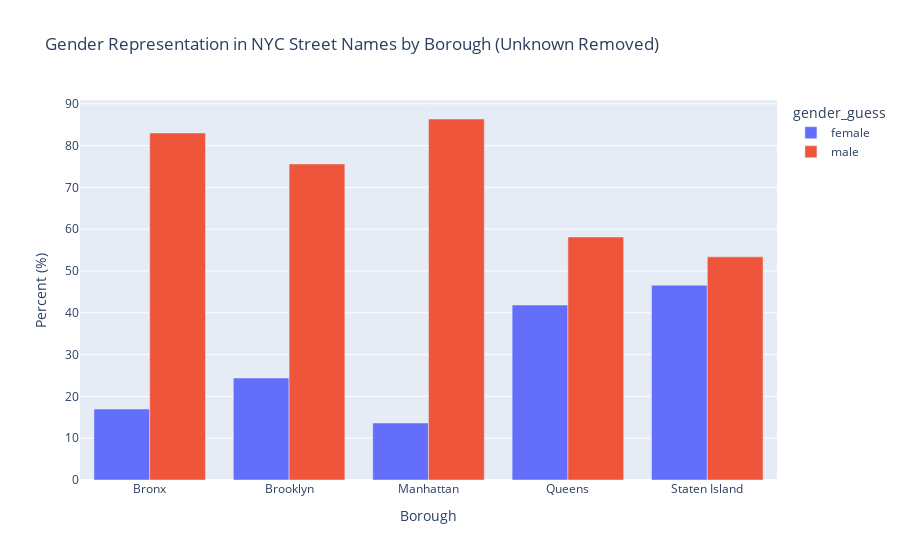

The notebook cell this image was saved under:
### Markdown cell above
## **Step 11: Borough Comparison Plot**

### Code cell
fig = px.bar(
    borough_gender,
    x="borough",
    y="pct_of_boro",
    color="gender_guess",
    barmode="group",
    title="Gender Representation in NYC Street Names by Borough (Unknown Removed)",
    labels={"pct_of_boro": "Percent of Gendered Street Names", "borough": "Borough"},
    hover_data=["street_count", "boro_total"]
)

fig.update_layout(yaxis_title="Percent (%)")
fig.show()

### Figure 1 — Plotly figure (JSON) as saved in the notebook; plotly's stock layout.template omitted (floating-point values rounded to 4 significant figures)
{"data": [{"alignmentgroup": "True", "customdata": [[9, 53], [10, 41], [6, 44], [18, 43], [62, 133]], "hovertemplate": "gender_guess=female<br>Borough=%{x}<br>Percent of Gendered Street Names=%{y}<br>street_count=%{customdata[0]}<br>boro_total=%{customdata[1]}<extra></extra>", "legendgroup": "female", "marker": {"color": "#636efa", "pattern": {"shape": ""}}, "name": "female", "offsetgroup": "female", "orientation": "v", "showlegend": true, "textposition": "auto", "type": "bar", "x": ["Bronx", "Brooklyn", "Manhattan", "Queens", "Staten Island"], "xaxis": "x", "y": [16.98, 24.39, 13.64, 41.86, 46.62], "yaxis": "y"}, {"alignmentgroup": "True", "customdata": [[44, 53], [31, 41], [38, 44], [25, 43], [71, 133]], "hovertemplate": "gender_guess=male<br>Borough=%{x}<br>Percent of Gendered Street Names=%{y}<br>street_count=%{customdata[0]}<br>boro_total=%{customdata[1]}<extra></extra>", "legendgroup": "male", "marker": {"color": "#EF553B", "pattern": {"shape": ""}}, "name": "male", "offsetgroup": "male", "orientation": "v", "showlegend": true, "textposition": "auto", "type": "bar", "x": ["Bronx", "Brooklyn", "Manhattan", "Queens", "Staten Island"], "xaxis": "x", "y": [83.02, 75.61, 86.36, 58.14, 53.38], "yaxis": "y"}], "layout": {"barmode": "group", "legend": {"title": {"text": "gender_guess"}, "tracegroupgap": 0}, "title": {"text": "Gender Representation in NYC Street Names by Borough (Unknown Removed)"}, "xaxis": {"anchor": "y", "domain": [0, 1], "title": {"text": "Borough"}}, "yaxis": {"anchor": "x", "domain": [0, 1], "title": {"text": "Percent (%)"}}}}
